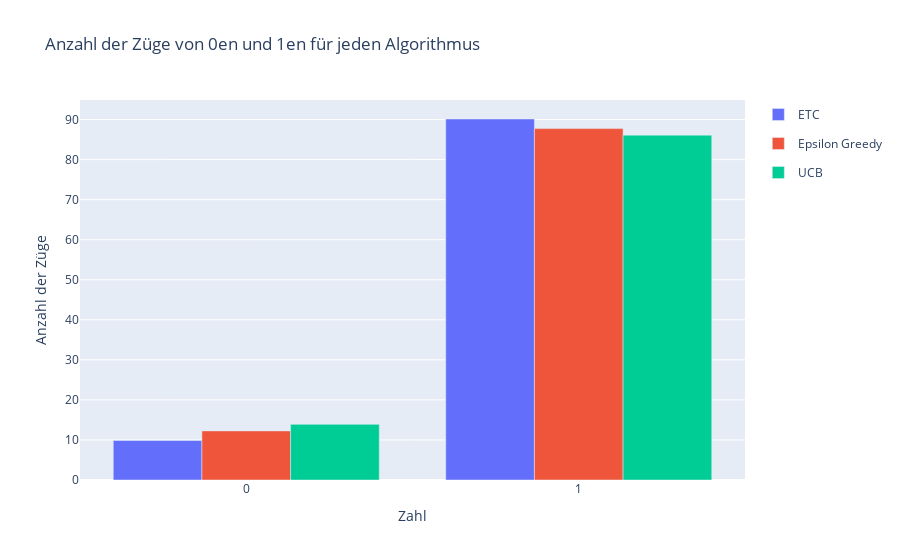

The notebook cell saved with this chart:
### Code cell
import pandas as pd
import plotly.graph_objs as go
from plotly.subplots import make_subplots

# Pfade zu den CSV-Dateien

algorithms = [
    "1_ETC", "2_Greedy", "3_UCB", "4_UCB-Normal", "5_UCB-V", "6_UCB-Tuned", "7_PAC-UCB", "8_UCB-Improved", "9_EUCBV"
]

for algorithm in algorithms:
    results_path = r'C:/Users/canis/OneDrive/Dokumente/uni/uni-surface/FSS 2024/BA/bachelorarbeit_vrlfg/BA/github/BA_code/2_algorithms_results'
    algorithm_results = f'{results_path}/{algorithm.name}_results.csv'
    algorithm_average_results = pd.read_csv(f'{results_path}/{algorithm.name}_average_results.csv')




# Daten für timestep = 100000 extrahieren
etc_timestep_100 = etc_data[etc_data['Timestep'] == 100]
epsilon_greedy_timestep_100 = epsilon_greedy_data[epsilon_greedy_data['Timestep'] == 100]
ucb_timestep_100 = ucb_data[ucb_data['Timestep'] == 100]

# Werte für die X-Achse (0 und 1)
x_values = [0, 1]

# Werte für die Y-Achse (Anzahl der Züge von 0en und 1en)
etc_zeros_count = etc_timestep_100['Average Zeros Count'].values[0]
etc_ones_count = etc_timestep_100['Average Ones Count'].values[0]

epsilon_greedy_zeros_count = epsilon_greedy_timestep_100['Average Zeros Count'].values[0]
epsilon_greedy_ones_count = epsilon_greedy_timestep_100['Average Ones Count'].values[0]

ucb_zeros_count = ucb_timestep_100['Average Zeros Count'].values[0]
ucb_ones_count = ucb_timestep_100['Average Ones Count'].values[0]

# Balkendiagramm erstellen
fig = make_subplots(rows=1, cols=1)

fig.add_trace(go.Bar(name='ETC', x=x_values, y=[etc_zeros_count, etc_ones_count], legendgroup='ETC'),
              row=1, col=1)
fig.add_trace(go.Bar(name='Epsilon Greedy', x=x_values, y=[epsilon_greedy_zeros_count, epsilon_greedy_ones_count], legendgroup='Epsilon Greedy'),
              row=1, col=1)
fig.add_trace(go.Bar(name='UCB', x=x_values, y=[ucb_zeros_count, ucb_ones_count], legendgroup='UCB'),
              row=1, col=1)

# Diagrammlayout festlegen
fig.update_layout(barmode='group', title='Anzahl der Züge von 0en und 1en für jeden Algorithmus',
                  xaxis=dict(title='Zahl', tickvals=x_values, ticktext=['0', '1']),
                  yaxis=dict(title='Anzahl der Züge'))

# Diagramm anzeigen
fig.show()

# Dashboard als HTML-Dokument speichern
fig.write_html("dashboard_dash_counts.html")

### Figure 1 — Plotly figure (JSON) as saved in the notebook; plotly's stock layout.template omitted (floating-point values rounded to 4 significant figures)
{"data": [{"legendgroup": "ETC", "name": "ETC", "type": "bar", "x": [0, 1], "xaxis": "x", "y": [9.86, 90.14], "yaxis": "y"}, {"legendgroup": "Epsilon Greedy", "name": "Epsilon Greedy", "type": "bar", "x": [0, 1], "xaxis": "x", "y": [12.26, 87.74], "yaxis": "y"}, {"legendgroup": "UCB", "name": "UCB", "type": "bar", "x": [0, 1], "xaxis": "x", "y": [13.89, 86.11], "yaxis": "y"}], "layout": {"barmode": "group", "title": {"text": "Anzahl der Züge von 0en und 1en für jeden Algorithmus"}, "xaxis": {"anchor": "y", "domain": [0, 1], "ticktext": ["0", "1"], "tickvals": [0, 1], "title": {"text": "Zahl"}}, "yaxis": {"anchor": "x", "domain": [0, 1], "title": {"text": "Anzahl der Züge"}}}}
